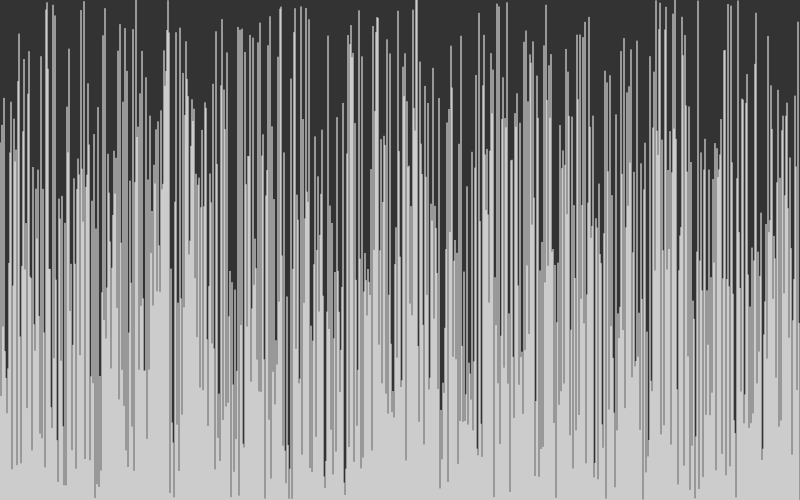
Frame 1 (no input)
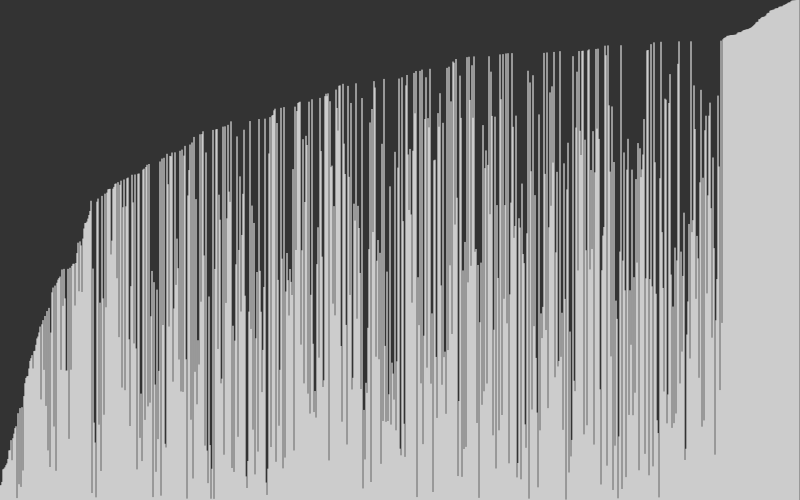
Frame 60 (no input)
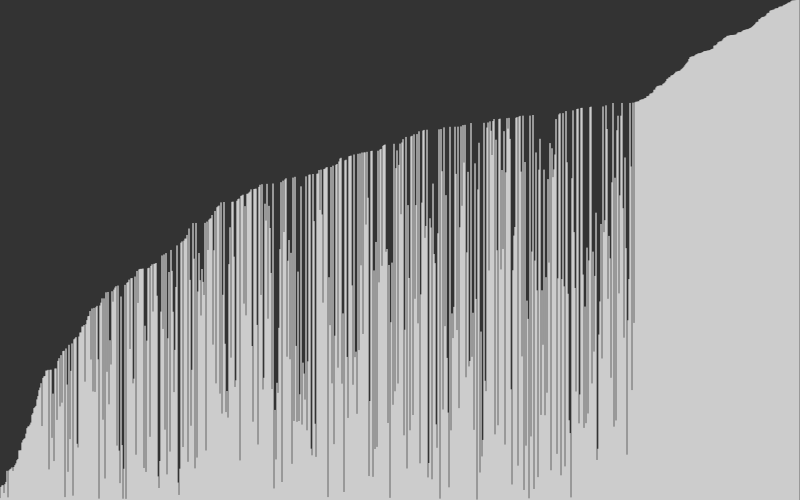
Frame 120 (the mouse pressed at the canvas centre since frame 60)

The p5.js sketch that drew these frames (run headless with seeded random() and noise() and a simulated clock; from frame 60 on, the mouse is pressed at the canvas centre):

// p5.js sketch
// ── sketch.js
var values = [];
var k = 0;
var j = 0;

function setup() {
  createCanvas(800,500);
  for (var i=0; i<width; i++) {
    values.push(random(height));
  }
  stroke(255);
}

function draw() {
  background(51);
  for (var i=0; i<width; i++) {
    line(i, height, i ,height - values[i]);
  }
  for (z=0; z<1000; z++) {
    if (j < values.length-k-1) {
      if (values[j] > values[j+1]) {
        var temp = values[j];
        values[j] = values[j+1];
        values[j+1] = temp;
      }
      j++;
    } else {
      j=0;
      if (k<values.length-1) {
        k++;
      } else {
        stroke(255,255,0);
      }
    }
  }
    
}
